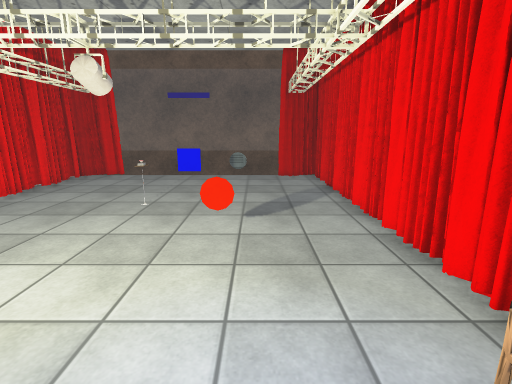
view 1 (above)

14 first-person views from a walk through a Unity game level. The camera is 1.5 m above the floor, tilts 12° down and sees 85° across. The floor is counted in squares, 0.5 m on a side. Each view is taken from the middle of a square. On the plan, view 1 faces up. The plan holds only what a view shows up to about 20 squares ahead; the rest is blank. The place goes on beyond the plan. The player is left out. Some surface patterns are stand-ins.

view 2
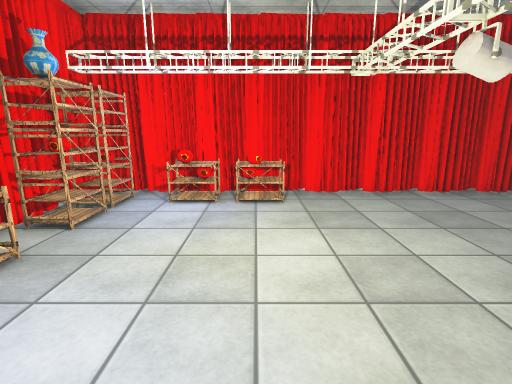

view 3
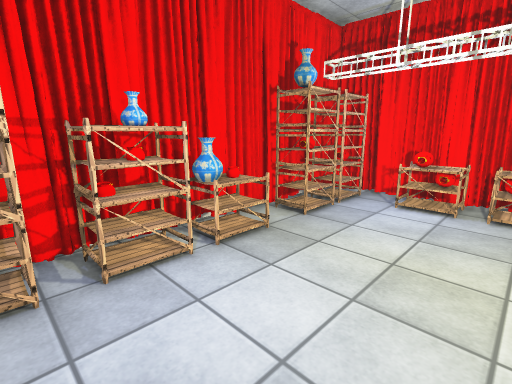

view 4
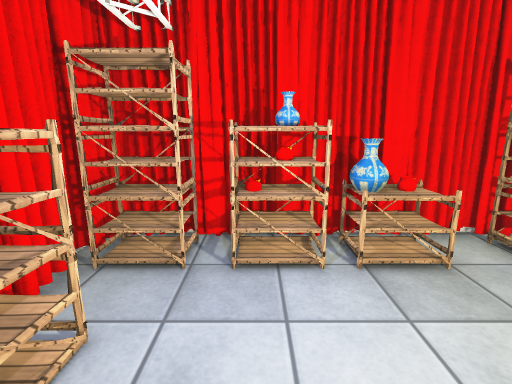

view 5
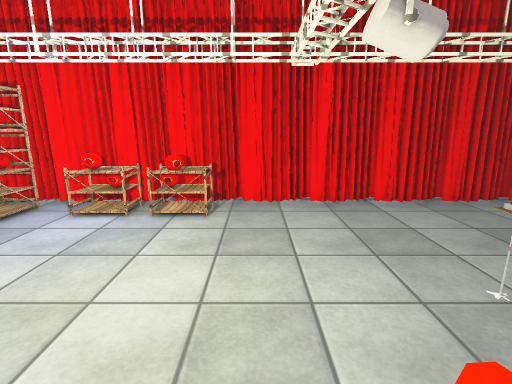

view 6
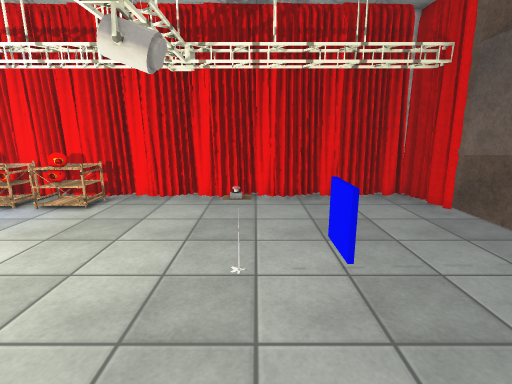

view 7
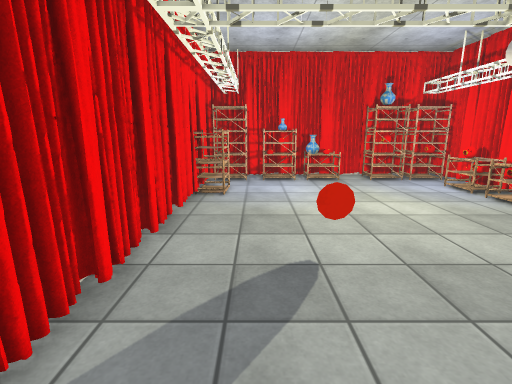

view 8
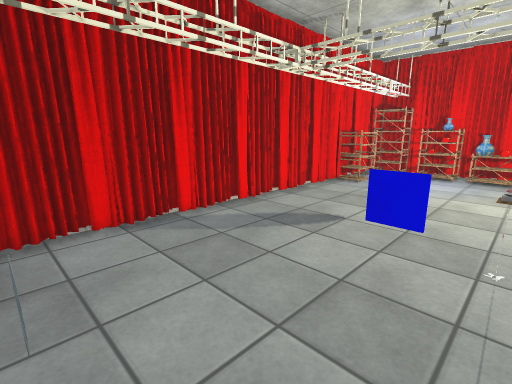

view 9
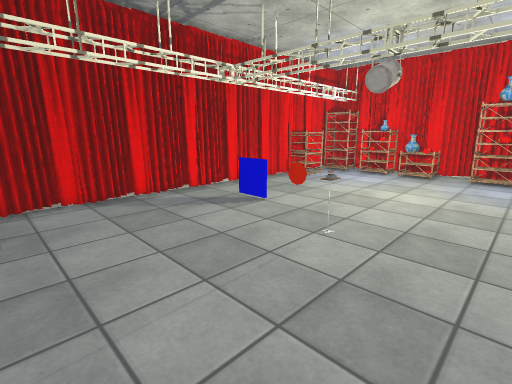

view 10
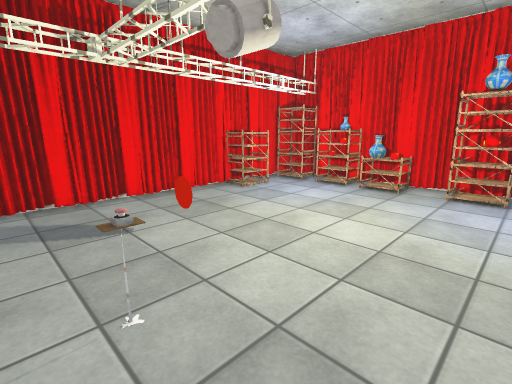

view 11
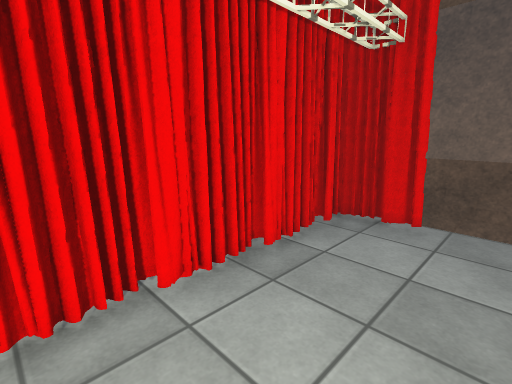

view 12
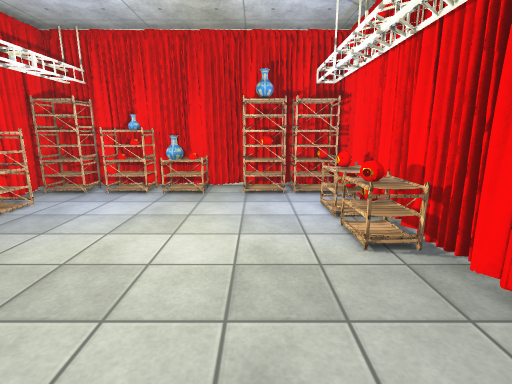

view 13
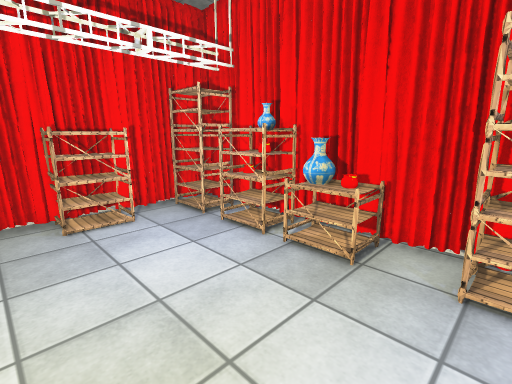

view 14
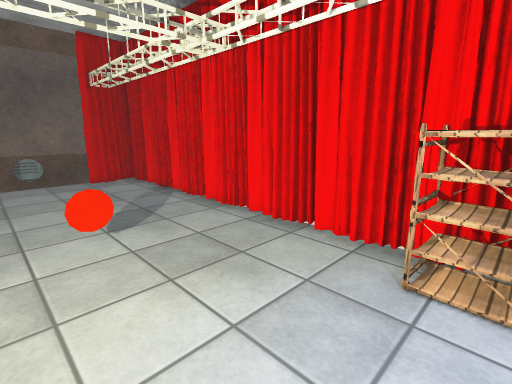

### Floor plan
Key: @ floor where view 1 was taken; # wall or solid block; . floor; = window, fence, low wall or low ledge; C curtain; S shelf; A vase; B bag; O other object.
Columns run from 13 left of view 1 to 5 right of it. Each row starts with its distance up from view 1.
 20 #####      ##  ###
 19 #..C.............#
 18  C...............#
 17  ................#
 16  ................#
 15  C...............##
 14  .................#
 13  .........=.......#
 12  C......O.........#
 11  .......O.........#
 10  .................#
  9  C................#
  8  ..........==.....
  7  .................
  6  C................#
  5  .SS..............
  4  CSS.............#
  3  .SS.............##
  2  .SS........... SC#
  1  CSS...........SSC#
  0  .SS.........@..SC
 -1  C...............#
 -2  .SSSSSS.SASSSSSSC
 -3  .SSSSSS.BAAASSSSC
 -4  #################

Where each view was taken, in squares from view 1:
view 1: 0 up, 0 right, facing up
view 2: 4 up, 2 right, facing left
view 3: 4 up, 2 right, facing down-left
view 4: 4 up, 0 right, facing down
view 5: 7 up, 0 right, facing left
view 6: 12 up, 1 right, facing left
view 7: 16 up, 1 right, facing down
view 8: 19 up, 5 left, facing down-right
view 9: 19 up, 9 left, facing down-right
view 10: 13 up, 9 left, facing down-right
view 11: 10 up, 7 left, facing up-left
view 12: 12 up, 7 left, facing down
view 13: 4 up, 7 left, facing down-right
view 14: 1 up, 3 left, facing up-right
